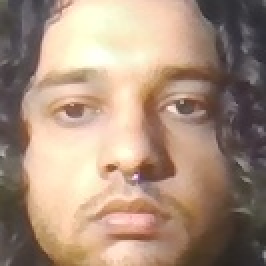
#> input picture dataset/Breno_Dario_RA1371392322016/ra1371392322016.1.jpg, 133 x 133 px (shown 2 times larger)
$ python -i recognition_webcam.py   (imports and definitions only)
#> lines starting #> are read from the running program, lines starting #| are printed output that depends on the picture
import cv2
import numpy as np
import os
import pickle
import time
import threading
import tkinter as tk
from tkinter import messagebox
from PIL import Image, ImageTk
from datetime import datetime
import platform


#   SISTEMA DE ACESSO E LOG
authorized_people = {"Breno_Dario_RA1371392322016"}
last_access = {}
access_granted_until = {}
log_file = "acessos_registrados.txt"

# [62 lines left out: functions inicializar_log, registrar_acesso, access_control, not called in this run]


# CARREGA RECONHECEDOR
def load_recognizer(option, training_data):
    if option == "eigenfaces":
        face_classifier = cv2.face.EigenFaceRecognizer_create()
    elif option == "fisherfaces":
        face_classifier = cv2.face.FisherFaceRecognizer_create()
    else:
        face_classifier = cv2.face.LBPHFaceRecognizer_create()

    if not os.path.exists(training_data):
        raise FileNotFoundError("Arquivo de treinamento não encontrado")

    face_classifier.read(training_data)
    return face_classifier


recognizer_type = "lbph"
training_data = "lbph_classifier.yml"
threshold = 100

try:
    face_classifier = load_recognizer(recognizer_type, training_data)
except:
    face_classifier = None

# [6 lines not run here, left out]


# DETECTOR DE ROSTOS
detector = cv2.CascadeClassifier(cv2.data.haarcascades + "haarcascade_frontalface_default.xml")

# [27 lines left out: functions extract_ra_from_name, format_name, not called in this run]


#   🔧 LÓGICA DE RECONHECIMENTO
def recognize_faces(frame):
    if face_classifier is None:
        cv2.putText(frame, "ERRO: Classificador não carregado", (10, 30),
                   cv2.FONT_HERSHEY_SIMPLEX, 0.7, (0, 0, 255), 2)
        return frame, "Sistema com erro", "Não identificado"

    gray = cv2.cvtColor(frame, cv2.COLOR_BGR2GRAY)
    faces = detector.detectMultiScale(gray, 1.1, 5, minSize=(100, 100))

    if len(faces) == 0:
        cv2.putText(frame, "Nenhum rosto detectado", (10, 30),
                   cv2.FONT_HERSHEY_SIMPLEX, 0.7, (0, 0, 255), 2)
        return frame, "Acesso NEGADO", "Não identificado"

    status = "Acesso NEGADO"
    recognized_name = "Não identificado"

    for (x, y, w, h) in faces:
        roi = gray[y:y+h, x:x+w]
        roi = cv2.resize(roi, (90, 120))
        roi = cv2.equalizeHist(roi)

        try:
            pred, conf = face_classifier.predict(roi)
            if conf <= threshold:
                name = face_names.get(pred, "Não identificado")
            else:
                name = "Não identificado"
        except:
            name = "Não identificado"
            conf = 999

        recognized_name = name

        if name == "Não identificado":
            status = "Acesso NEGADO"
        else:
            status = access_control(name, grant_duration=30)

        if status == "Acesso LIBERADO" and name != "Não identificado":
            color = (0, 255, 0)
            display_name = format_name(name)
            ra = extract_ra_from_name(name)
        else:
            color = (0, 0, 255)
            display_name = "Não identificado"
            ra = ""

        cv2.rectangle(frame, (x, y), (x+w, y+h), color, 2)
        cv2.putText(frame, display_name, (x, y-10),
                    cv2.FONT_HERSHEY_SIMPLEX, 0.7, color, 2)

        if ra:
            cv2.putText(frame, ra, (x, y+h+25),
                        cv2.FONT_HERSHEY_SIMPLEX, 0.6, color, 2)

        cv2.putText(frame, f"Conf: {conf:.1f}", (x, y+h+50),
                    cv2.FONT_HERSHEY_SIMPLEX, 0.5, color, 1)

    return frame, status, recognized_name


# --------------------------------------------------------------------------
#   INTERFACE COM A CORREÇÃO PEDIDA
# --------------------------------------------------------------------------

class FaceApp:
    # [23 lines left out: function __init__, not called in this run]

    def inicializar_sistema_log(self):
        inicializar_log()

    # [340 lines left out: functions build_ui, update_last_log_time, view_logs, update_user_info, start, stop and 2 more, not called in this run]


# MAIN
# [5 lines not run here, left out]

>>> import cv2
>>> picture = cv2.imread('dataset/Breno_Dario_RA1371392322016/ra1371392322016.1.jpg')
#> picture is the input picture: shape (133, 133, 3); mean B, G, R 124.4, 143.1, 167.9
>>> result = recognize_faces(picture)
#> in recognize_faces, `cv2.putText(frame, "ERRO: Classificador não carregado", (10, 30), cv2...`:
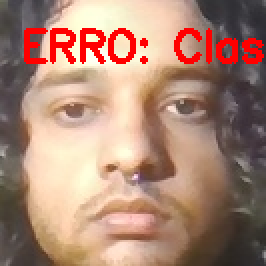
#> frame: shape (133, 133, 3) (shown 2 times larger); mean B, G, R 116.4, 134.2, 171.6
